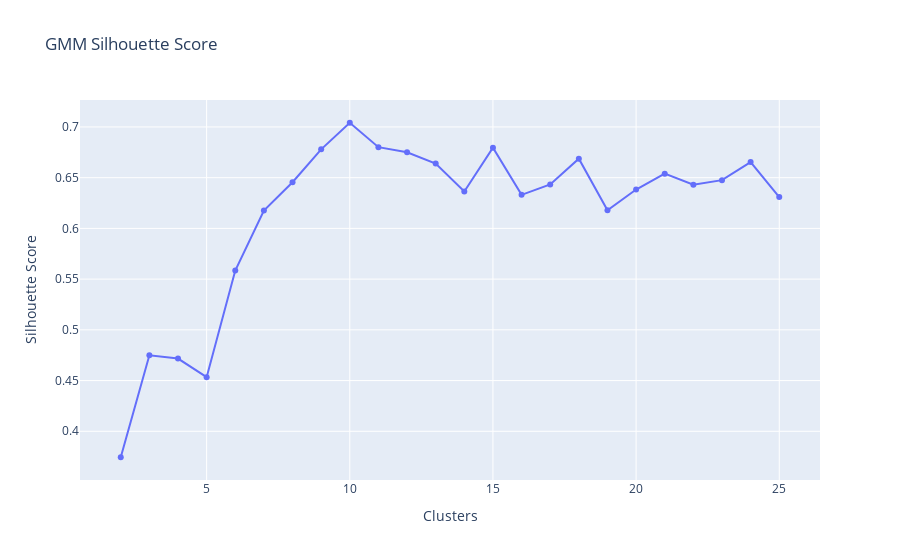

The notebook cell this image was saved under:
### Code cell
fig = px.line(x = clusters, y = gmm_list, markers=True, title = 'GMM Silhouette Score')
fig.update_layout(yaxis_title = 'Silhouette Score', xaxis_title = 'Clusters')
fig.show()

### Figure 1 — Plotly figure (JSON) as saved in the notebook; plotly's stock layout.template omitted (floating-point values rounded to 4 significant figures)
{"data": [{"hovertemplate": "x=%{x}<br>y=%{y}<extra></extra>", "legendgroup": "", "line": {"color": "#636efa", "dash": "solid"}, "marker": {"symbol": "circle"}, "mode": "markers+lines", "name": "", "orientation": "v", "showlegend": false, "type": "scatter", "x": [2, 3, 4, 5, 6, 7, 8, 9, 10, 11, 12, 13, 14, 15, 16, 17, 18, 19, 20, 21, 22, 23, 24, 25], "xaxis": "x", "y": [0.3744, 0.4749, 0.4717, 0.4533, 0.5584, 0.6175, 0.6455, 0.6779, 0.7041, 0.6801, 0.675, 0.6639, 0.6363, 0.6796, 0.6331, 0.6433, 0.6688, 0.6179, 0.6383, 0.654, 0.643, 0.6476, 0.6654, 0.6309], "yaxis": "y"}], "layout": {"autosize": true, "legend": {"tracegroupgap": 0}, "title": {"text": "GMM Silhouette Score"}, "xaxis": {"anchor": "y", "autorange": true, "domain": [0, 1], "range": [0.6405, 26.36], "title": {"text": "Clusters"}, "type": "linear"}, "yaxis": {"anchor": "x", "autorange": true, "domain": [0, 1], "range": [0.3472, 0.7314], "title": {"text": "Silhouette Score"}, "type": "linear"}}}
